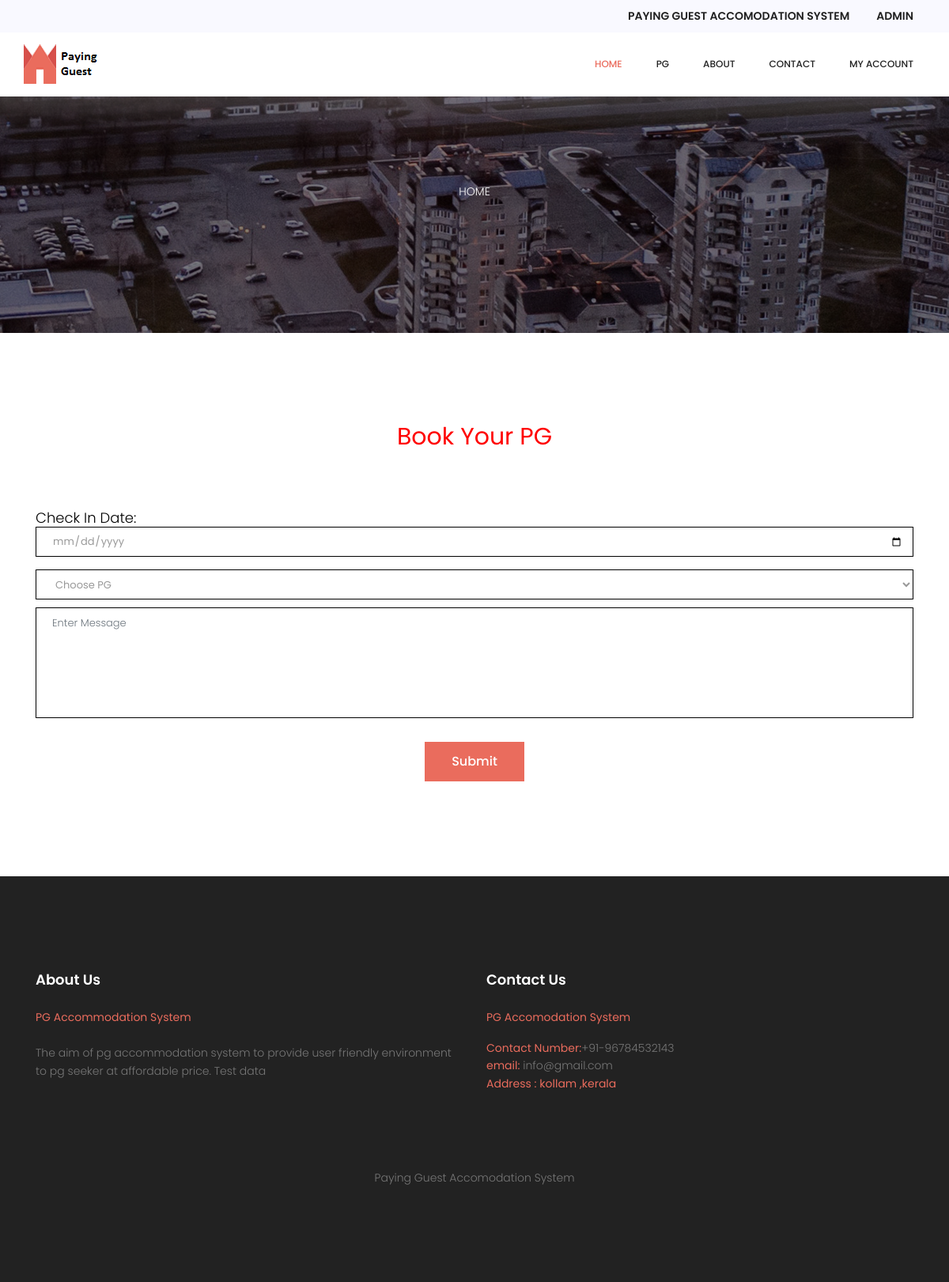
/apply-forpg.php (signed in), run on the app's committed database.
### tables this page shows
CREATE TABLE IF NOT EXISTS `tblpages` (
  `ID` int NOT NULL AUTO_INCREMENT,
  `PageType` varchar(200) DEFAULT NULL,
  `PageTitle` mediumtext,
  `PageDescription` mediumtext,
  `UpdationDate` timestamp NULL DEFAULT NULL ON UPDATE CURRENT_TIMESTAMP,
  `Fulfillment` mediumtext NOT NULL,
  `FutureServices` mediumtext NOT NULL,
  PRIMARY KEY (`ID`)
);

### apply-forpg.php (the view, shortened to what this page needs)
<?php
if (strlen($_SESSION['pgasuid']==0)) {
  header('location:logout.php');
  } else{
  ?>
<!DOCTYPE html>
<html lang="zxx" class="no-js">
<head>
	<link rel="stylesheet" href="css/linearicons.css">=
	<link rel="stylesheet" href="css/font-awesome.min.css">
	<link rel="stylesheet" href="css/nice-select.css">
	<link rel="stylesheet" href="css/ion.rangeSlider.css" />
	<link rel="stylesheet" href="css/ion.rangeSlider.skinFlat.css" />
	<link rel="stylesheet" href="css/bootstrap.css">
	<link rel="stylesheet" href="css/owl.carousel.css">
	<link rel="stylesheet" href="css/main.css">
</head>
<body>
<?php include_once('includes/header.php');?>
	<section class="banner-area relative" id="home">
		<div class="overlay overlay-bg"></div>
		<div class="container">
			<div class="row d-flex text-center align-items-center justify-content-center">
				<div class="about-content col-lg-12">
					<p class="text-white link-nav"><a href="index.php">Home </a>
				</div>
			</div>
		</div>
	</section>
	<section class="contact-page-area section-gap">
		<div class="container">
			<p style="text-align: center;color: red;font-size: 30px"><strong>Book Your PG</strong></p>
			<div class="row mt-80">
				<div class="col-lg-12">
					<form class="row contact_form" action="" method="post" id="">
						<div class="col-md-12">
<div class="form-group">
							<p style="font-size: 18px;color: black">Check In Date: <input type="date" class="form-control" id="chkin" name="chkin" required="true"></p>
							</div>
							<div class="form-group">
								 <select class="form-control m-bot15" name="id" id="id" required="true">
                                <option value="">Choose PG</option>
                            </select>
							</div>
							<div class="form-group">
								<textarea class="form-control" name="message" id="message" rows="1" placeholder="Enter Message" required="true"></textarea>
							</div>
						</div>
						<div class="col-md-12 text-center">
							<button type="submit" value="submit" class="btn primary-btn" name="submit">Submit</button>
						</div>
					</form>
				</div>
			</div>
		</div>
	</section>
	<?php include_once('includes/footer.php');?>
</body>
</html>
<?php } ?>

### includes/footer.php (shortened to what this page needs)
<?php
include('includes/dbconnection.php');
?>
<footer class="footer-area section-gap">
		<div class="container">
			<div class="row">
				<div class="col-lg-6 col-md-6 col-sm-6">
					<div class="single-footer-widget">
						<?php
$ret=mysqli_query($con,"select * from tblpages where PageType='aboutus'");
while ($row=mysqli_fetch_array($ret)) {
?>
						<h6><?php  echo $row['PageTitle'];?></h6>
						<p>
							<?php  echo $row['PageDescription'];?>
						</p>
					</div>
					<?php } ?>
				</div>
				<div class="col-lg-4 col-md-6 col-sm-6" style="">
					<div class="single-footer-widget">
						<?php
$ret=mysqli_query($con,"select * from tblpages where PageType='contactus'");
while ($row=mysqli_fetch_array($ret)) {
?>
						<h6><?php  echo $row['PageTitle'];?></h6>
						<p><?php  echo $row['PageDescription'];?></p>
						<?php } ?>
					</div>
				</div>
			</div>
			<div class="footer-bottom d-flex justify-content-center align-items-center flex-wrap">
				<p class="footer-text m-0">Paying Guest Accomodation System </p>
			</div>
		</div>
	</footer>

### css/main.css (style rules this page uses)
body { color: #777777; font-family: "Poppins", sans-serif; font-size: 14px; font-weight: 300; line-height: 1.625em; position: relative; }
select { display: block; }
a { -webkit-transition: all 0.3s ease 0s; -moz-transition: all 0.3s ease 0s; -o-transition: all 0.3s ease 0s; transition: all 0.3s ease 0s; }
a, a:focus, a:hover { text-decoration: none; outline: 0; }
h1, h2, h3, h4, h5, h6 { font-family: "Poppins", sans-serif; color: #222222; line-height: 1.2em !important; margin-bottom: 0; margin-top: 0; font-weight: 500; }
h6, .h6 { font-size: 14px; color: #222222; }
.mt-80 { margin-top: 80px; }
.text-white { color: #fff; }
.text-center { text-align: center; }
.flex-wrap { -webkit-flex-wrap: wrap; -moz-flex-wrap: wrap; -ms-flex-wrap: wrap; flex-wrap: wrap; }
.relative { position: relative; }
.overlay { position: absolute; left: 0; right: 0; top: 0; bottom: 0; }
b, i, sup, sub, u, del { color: #ea6c5d; }
h6 { font-size: 14px; }
h1, h2, h3, h4, h5, h6 { line-height: 1.5em; }
.section-gap { padding: 120px 0px; }
.primary-btn { height: 40px; line-height: 40px; padding-left: 30px; padding-right: 60px; border-radius: 25px; background: #ea6c5d; border: none; color: #fff; display: inline-block; font-weight: 500; position: relative; -webkit-transition: all 0.3s ease 0s; -moz-transition: all 0.3s ease 0s; -o-transition: all 0.3s ease 0s; transition: all 0.3s ease 0s; cursor: pointer; }
.primary-btn:after { position: absolute; content: ""; background: #ea6c5d; width: 100%; height: 100%; top: 0; left: 0; border-radius: 20px; opacity: 0; -webkit-transition: all 0.3s ease 0s; -moz-transition: all 0.3s ease 0s; -o-transition: all 0.3s ease 0s; transition: all 0.3s ease 0s; z-index: 1; }
.banner-area { background: url(../img/banner-bg.jpg) no-repeat center; background-size: cover; min-height: 300px; margin-top: 64px; }
.banner-area .overlay-bg { background: rgba(0, 0, 0, 0.48); }
.about-content { margin-top: 60px; padding: 50px 0px; }
.about-content p { margin: 0; }
.about-content a { color: #fff; font-size: 14px; text-transform: uppercase; }
.contact_form .form-group { margin-bottom: 10px; }
.contact_form .form-group .form-control { font-size: 13px; line-height: 26px; color: #999; border: 1px solid #000; border-radius: 0px; padding-left: 20px; }
.contact_form .form-group textarea { resize: none; }
.contact_form .form-group textarea.form-control { height: 140px; }
.contact_form .primary-btn { height: 50px; line-height: 50px; margin-top: 20px; padding: 0px 34px; border-radius: 0px; }
.footer-area { background-color: #222222; }
h6 { color: #fff; margin-bottom: 25px; font-size: 18px; font-weight: 600; }
.footer-text { padding-top: 80px; }

### data on the page
tblpages: PageTitle "About Us", PageDescription "PG Accommodation System The aim of pg accommodation system to provide user friendly environment to pg seeker at affordable price. Test data"
tblpages: PageTitle "Contact Us", PageDescription "PG Accomodation System Contact Number: +91-96784532143 email: info@gmail.com Address : kollam ,kerala"
